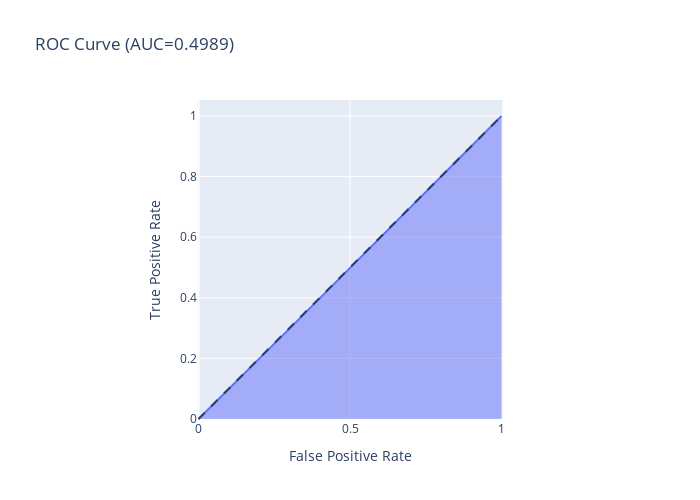

The cell this chart's notebook holds for it:
### Markdown cell above
# ROC curve

### Code cell
from sklearn.metrics import plot_precision_recall_curve
from sklearn.metrics import roc_curve, auc
import plotly.express as px
fpr, tpr, thresholds = roc_curve(y_train,y_pred)

fig = px.area(
    x=fpr, y=tpr,
    title=f'ROC Curve (AUC={auc(fpr, tpr):.4f})',
    labels=dict(x='False Positive Rate', y='True Positive Rate'),
    width=700, height=500
)
fig.add_shape(
    type='line', line=dict(dash='dash'),
    x0=0, x1=1, y0=0, y1=1
)

fig.update_yaxes(scaleanchor="x", scaleratio=1)
fig.update_xaxes(constrain='domain')
fig.show()

### Figure 1 — Plotly figure (JSON) as saved in the notebook; plotly's stock layout.template omitted (floating-point values rounded to 4 significant figures)
{"data": [{"fillpattern": {"shape": ""}, "hovertemplate": "False Positive Rate=%{x}<br>True Positive Rate=%{y}<extra></extra>", "legendgroup": "", "line": {"color": "#636efa"}, "marker": {"symbol": "circle"}, "mode": "lines", "name": "", "orientation": "v", "showlegend": false, "stackgroup": "1", "type": "scatter", "x": [0, 0.3227, 1], "xaxis": "x", "y": [0, 0.3205, 1], "yaxis": "y"}], "layout": {"height": 500, "legend": {"tracegroupgap": 0}, "shapes": [{"line": {"dash": "dash"}, "type": "line", "x0": 0, "x1": 1, "y0": 0, "y1": 1}], "title": {"text": "ROC Curve (AUC=0.4989)"}, "width": 700, "xaxis": {"anchor": "y", "constrain": "domain", "domain": [0, 1], "title": {"text": "False Positive Rate"}}, "yaxis": {"anchor": "x", "domain": [0, 1], "scaleanchor": "x", "scaleratio": 1, "title": {"text": "True Positive Rate"}}}}
